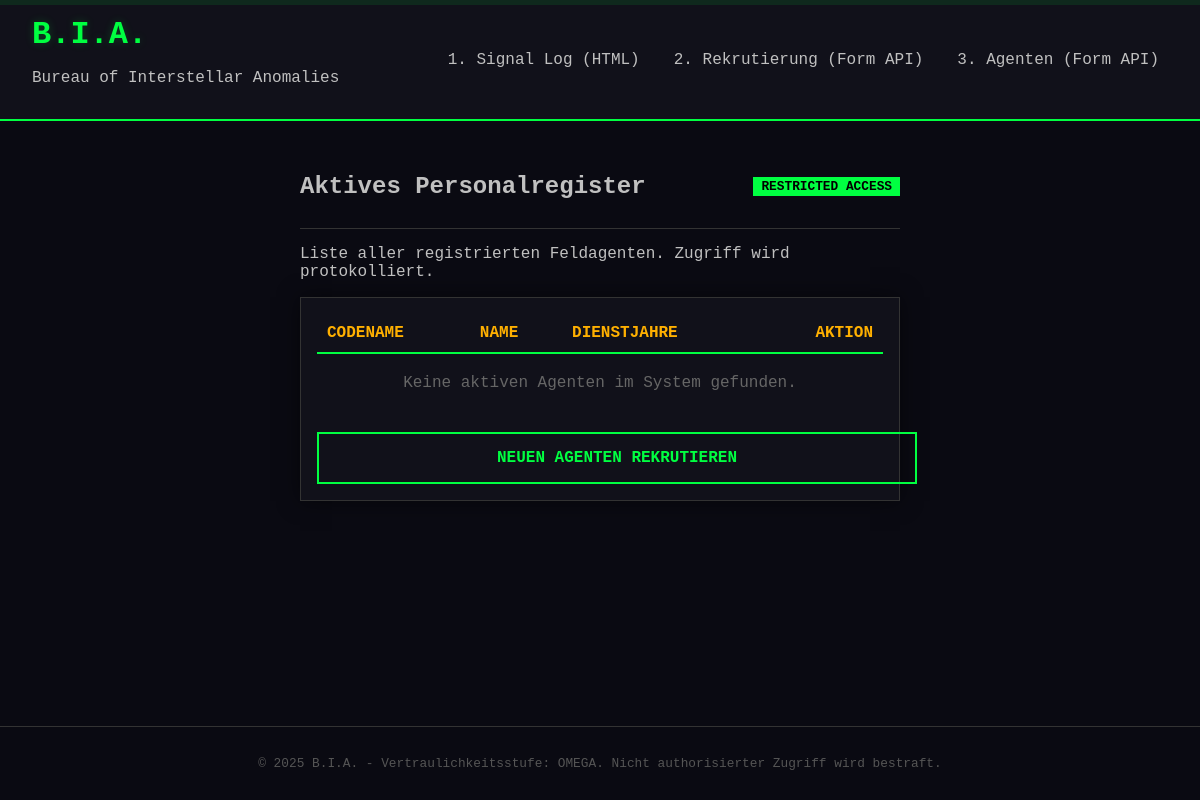
The app's page /forms/agents/, older data.
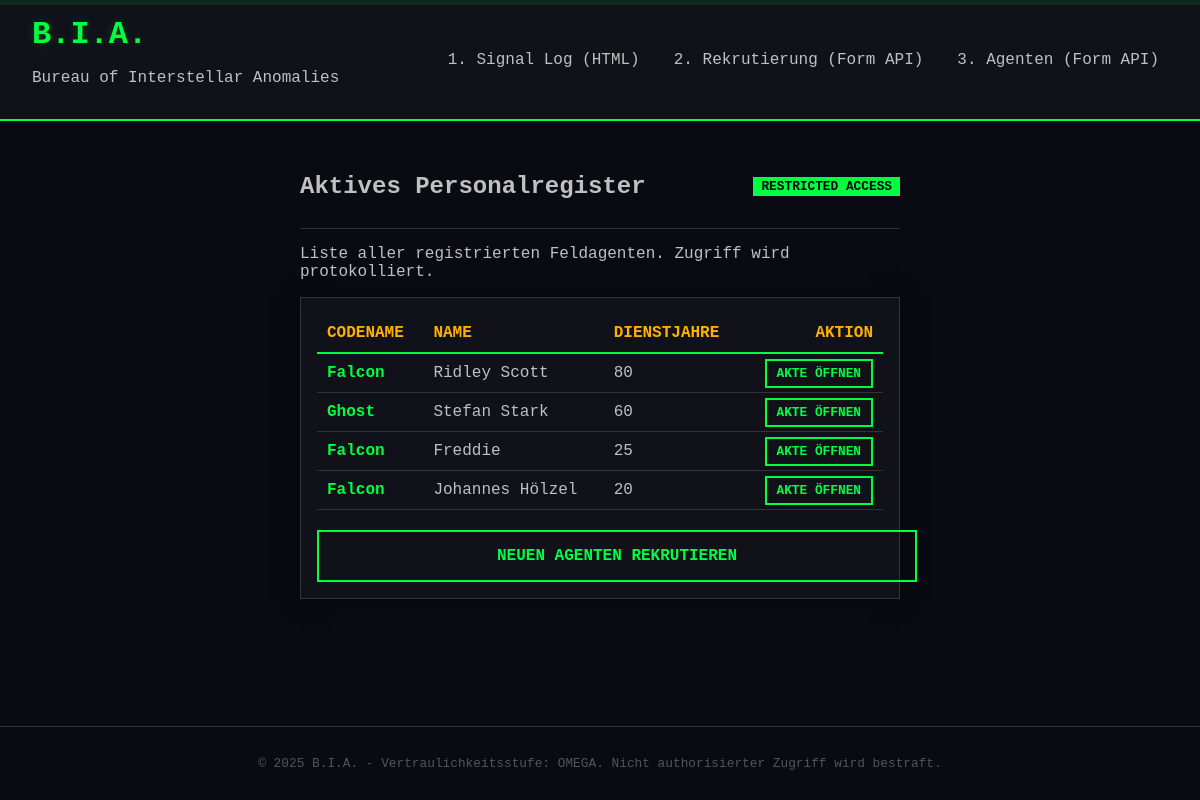
The same page, newer data.
### bia_forms/models.py (models this page shows, shortened)
class Agent(models.Model):
    CODENAME_CHOICES = [
        ('falcon', 'Falcon'),
        ('shadow', 'Shadow'),
        ('viper', 'Viper'),
        ('ghost', 'Ghost'),
    ]
    full_name = models.CharField(max_length=100, verbose_name="Vollständiger Name")
    email = models.EmailField(verbose_name="Kontakt-Frequenz")
    codename = models.CharField(max_length=20, choices=CODENAME_CHOICES, verbose_name="Codename")
    years_of_experience = models.PositiveIntegerField(verbose_name="Dienstjahre")
    special_skills = models.TextField(verbose_name="Besondere Fähigkeiten")
    agrees_to_memory_wipe = models.BooleanField(default=False, verbose_name="Zustimmung Gedächtnislöschung")

### bia_forms/views.py (the view)
def agent_list_view(request):
    agents = Agent.objects.all().order_by('-years_of_experience')
    return render(request, 'bia_forms/agents_list.html', {'agents': agents})

### bia_forms/templates/bia_forms/agents_list.html
{% extends 'base.html' %}
{% block content %}
<div class="form-header">
    <h2>Aktives Personalregister</h2>
    <span class="badge">RESTRICTED ACCESS</span>
</div>
<p class="intro-text">Liste aller registrierten Feldagenten. Zugriff wird protokolliert.</p>
<div class="retro-form" style="padding: 1rem;">
    <table style="width: 100%; border-collapse: collapse; color: var(--text-main);">
        <thead>
            <tr style="border-bottom: 2px solid var(--accent-green); text-align: left;">
                <th style="padding: 10px; color: var(--accent-amber);">CODENAME</th>
                <th style="padding: 10px; color: var(--accent-amber);">NAME</th>
                <th style="padding: 10px; color: var(--accent-amber);">DIENSTJAHRE</th>
                <th style="padding: 10px; text-align: right; color: var(--accent-amber);">AKTION</th>
            </tr>
        </thead>
        <tbody>
            {% for agent in agents %}
            <tr style="border-bottom: 1px solid #333;">
                <td style="padding: 10px; font-weight: bold; color: var(--accent-green);">
                    {{ agent.get_codename_display }}
                </td>
                <td style="padding: 10px;">{{ agent.full_name }}</td>
                <td style="padding: 10px;">{{ agent.years_of_experience }}</td>
                <td style="padding: 10px; text-align: right;">
                    <a href="{% url 'bia_forms:agent-detail' agent.id %}" class="btn-retro" style="padding: 5px 10px; font-size: 0.8rem; text-decoration: none;">
                        AKTE ÖFFNEN
                    </a>
                </td>
            </tr>
            {% empty %}
            <tr>
                <td colspan="4" style="padding: 20px; text-align: center; color: #666;">
                    Keine aktiven Agenten im System gefunden.
                </td>
            </tr>
            {% endfor %}
        </tbody>
    </table>
    <a href="{% url 'bia_forms:agent-recruit' %}" class="btn-retro" style="display: block; text-align: center; margin-top: 20px; text-decoration: none;">
        NEUEN AGENTEN REKRUTIEREN
    </a>
</div>
{% endblock %}

Row changes from the older to the newer data that the page shows:
added Agent: codename "Falcon", full_name "Ridley Scott", years_of_experience "80"
added Agent: codename "Ghost", full_name "Stefan Stark", years_of_experience "60"
added Agent: codename "Falcon", full_name "Freddie", years_of_experience "25"
added Agent: codename "Falcon", full_name "Johannes Hölzel", years_of_experience "20"
Text that changed along with them:
text no longer shown: "Keine aktiven Agenten im System gefunden."
